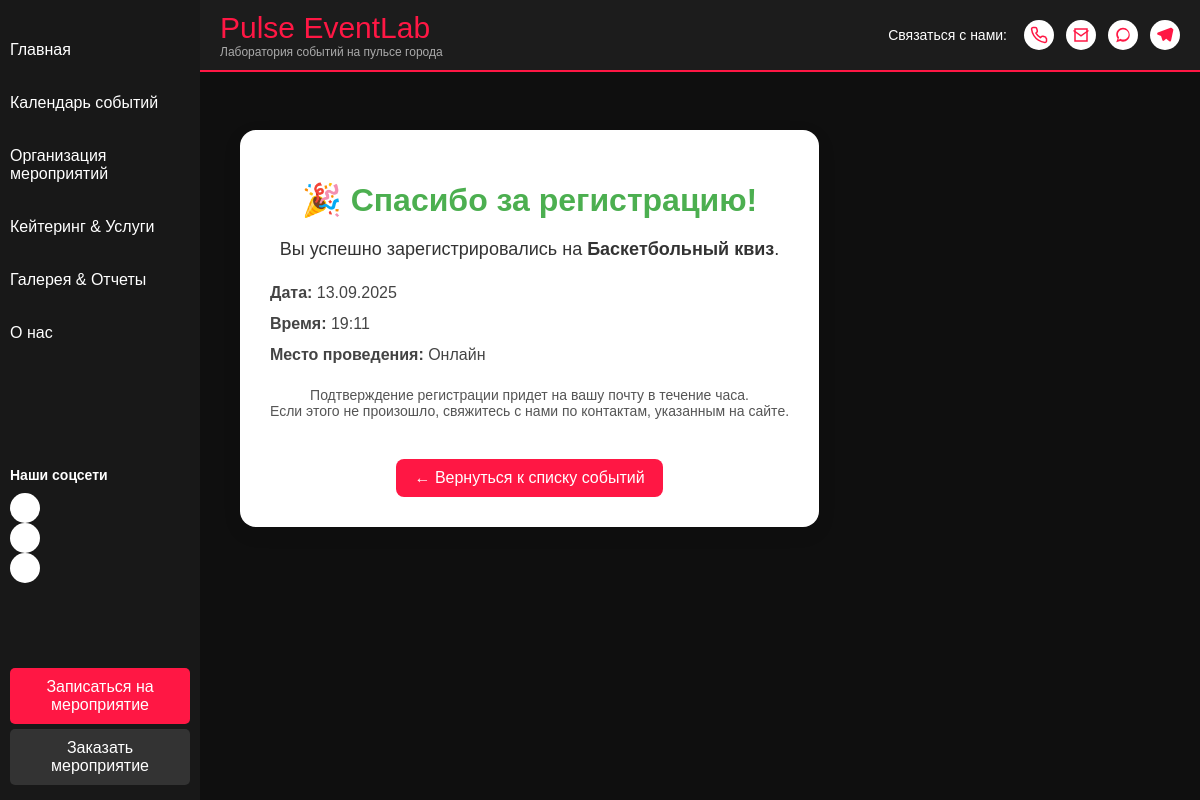
Screenshot of /event/Baskviz/success/ with the database file from the repository.
### main/models.py (models this page shows, shortened)
class Event(models.Model):
    name = models.CharField("Название", max_length=200)
    eng_name = models.CharField("Название (англ.)", max_length=200, default="temp")
    category = models.CharField("Категория", max_length=100)
    short_description = models.TextField("Краткое описание", max_length=500)
    long_description = models.TextField("Длинное описание", blank=True)
    date_time = models.DateTimeField("Дата и время проведения")
    duration = models.DurationField("Продолжительность", blank=True, null=True)
    location = models.CharField("Место проведения", max_length=300)
    age_limit = models.PositiveIntegerField("Возрастное ограничение", default=0, blank=True, null=True)
    max_participants = models.PositiveIntegerField("Максимальное количество участников", blank=True, null=True)
    min_participants = models.PositiveIntegerField("Минимальное количество участников", blank=True, null=True)
    current_participants = models.PositiveIntegerField("Текущее количество участников", blank=True, null=True, default=0)
    price = models.DecimalField("Цена", max_digits=10, decimal_places=2, default=0)
    prime_points = models.PositiveIntegerField("Баллы прайма", blank=True, null=True)
    main_image = models.ImageField("Главное фото", upload_to="main_event_photo/")
    participants_list = models.TextField("Список участников", blank=True)
    slug = models.SlugField("Slug", unique=False, blank=True, null=True)
    class Meta:
        verbose_name = "Событие"
        verbose_name_plural = "События"

### main/views.py (the view)
# urls.py: path("event/<slug:slug>/success/", views.event_success, name="event_success"),
def event_success(request, slug):
    event = get_object_or_404(Event, slug=slug)
    return render(request, "main/event_success.html", {"event": event})

### main/templates/main/event_success.html (shortened to what this page needs)
{% extends 'main/layout.html' %}
{% load static %}
{% block css_stran %}
    <link rel="stylesheet" href="{% static 'main/css/event.css' %}">
{% endblock %}
{% block content %}
<div class="registration-success">
    <div class="success-card">
        <h1>🎉 Спасибо за регистрацию!</h1>
        <p class="event-name">Вы успешно зарегистрировались на <strong>{{ event.name }}</strong>.</p>
        <div class="event-details">
            <p><strong>Дата:</strong> {{ event.date_time|date:"d.m.Y" }}</p>
            <p><strong>Время:</strong> {{ event.date_time |time:"H:i" }}</p>
            <p><strong>Место проведения:</strong> {{ event.location }}</p>
        </div>
        <p class="confirmation-text">
            Подтверждение регистрации придет на вашу почту в течение часа.<br>
            Если этого не произошло, свяжитесь с нами по контактам, указанным на сайте.
        </p>
        <a href="{% url 'calendar' %}" class="back-button">← Вернуться к списку событий</a>
    </div>
</div>
{% endblock %}

### main/static/main/css/main.css (style rules this page uses)
body { margin: 0; font-family: Arial, sans-serif; display: flex; min-height: 100vh; background: #0f0f0f; color: white; }

### rows the page displays
Event: name "Баскетбольный квиз", date_time "13.09.2025", date_time "19:11", location "Онлайн"
